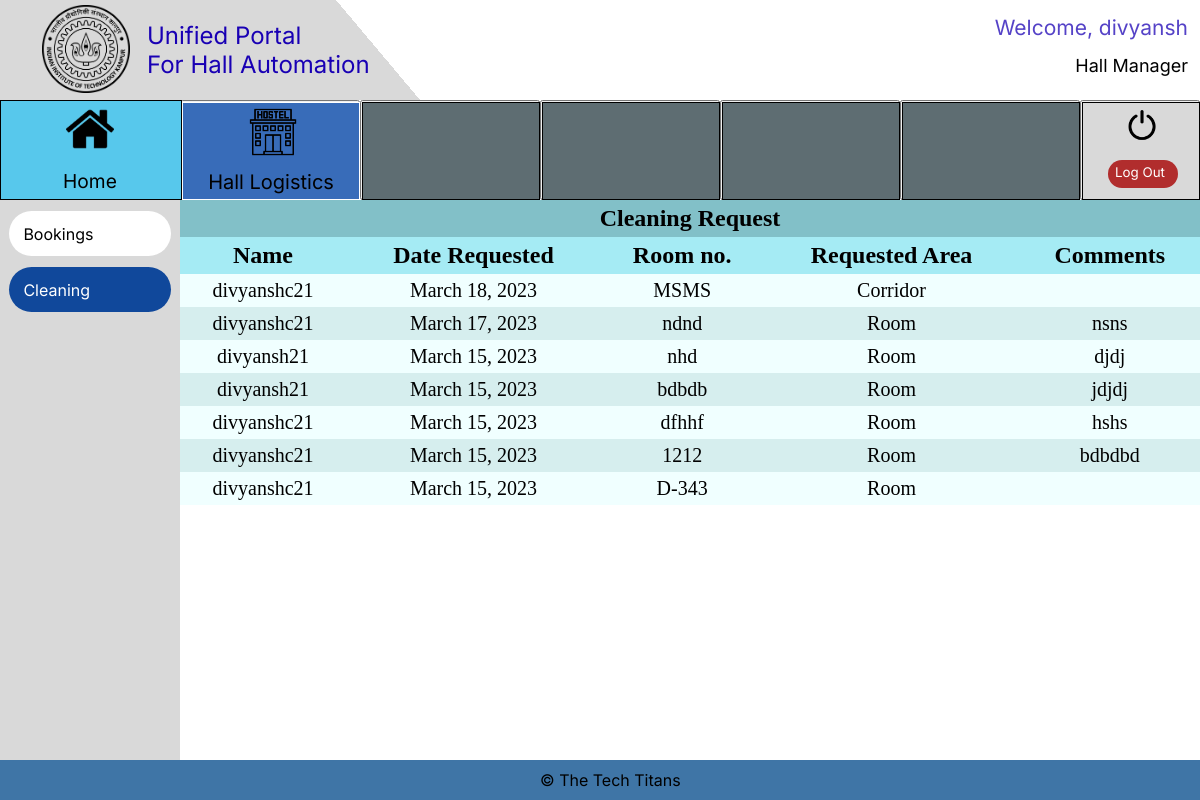
/Cleaning/Cleaning_hall (signed in), run on the app's committed database.
### Login/models.py (models this page shows, shortened)
class User_class(AbstractBaseUser):
    is_admin = models.BooleanField(default=False)
    objects = UserManager()
    name = models.CharField(max_length=50)
    Designation_Choices = (('Student','Student'),('Hall Manager','Hall Manager'),('Mess Manager','Mess Manager'),('Canteen Manager','Canteen Manager'), ('Sports Secy', 'Sports Secy'))
    designation = models.CharField(
        max_length=15,
        choices=Designation_Choices,
    )
    username = models.CharField(max_length=20, unique=True, blank=True)
    USERNAME_FIELD = 'username'
    REQUIRED_FIELDS = ['name', 'designation']

### Cleaning/models.py (models this page shows)
class Cleaning_Request (models.Model):
    User_Name = models.CharField (max_length = 30) #check maxlength later
    Room = models.TextField(max_length=15,default="Not Given")
    Done = models.BooleanField(default=False)
    Place = models.CharField(max_length=10,default="Not Given")
    comments = models.TextField(max_length=200)
    Cleaning_DateTime = models.DateTimeField()

### Cleaning/views.py (the view)
# urls.py: path('Cleaning_hall', views.Cleaning_hall, name='Cleaning_hall'),
def Cleaning_hall(request):
    if request.user.is_authenticated:
        if request.user.designation == "Hall Manager":
            request_list = Cleaning_Request.objects.filter( Done=False )
            return render(request, 'Cleaning_hall.html', context= {'lodging': request_list})
        else:
            return render(request,"Error.html")
    else:
        return render(request,"Error.html")

### Cleaning/templates/Cleaning_hall.html (shortened to what this page needs)
{%include "staff_base.html"%} {%load static%}
<html lang="en">
  <head>
    <link rel="stylesheet" href="{%static 'styles.css'%}" />
  </head>
  <body>
    <div class="main_div">
    <table cellspacing="0" cellpadding="5em">
      <tr>
        <th colspan = "8" style="font-size: 24px;text-align: center;background-color: rgba(
        62.92744293808937,
        153.59830677509308,
        165.96249371767044,
        0.6200000047683716
      );">Cleaning Request
    </th>
      </tr>
      <tr>
        <th>Name</th>
        <th>Date Requested</th>
        <th>Room no.</th>
        <th>Requested Area</th>
        <th>Comments</th>
      </tr>
      {% for i in lodging reversed%}
      <tr>
        <form method="post" action="Past_Request">
          <td>{{i.User_Name}}</td>
          <td>{{i.Cleaning_DateTime.date}}</td>
          <td>{{i.Room}}</td>
          <td>{{i.Place}}</td>
          <td>{{i.comments}}</td>
      </form>
      </tr>
      {% endfor %}
    </table>
  </div>
  </body>
</html>

### templates/staff_base.html (shortened to what this page needs)
<html lang="en">
  {%load static%}
<head>
  <link rel="stylesheet" href="{%static 'staff_base.css'%}">
</head>
<body>
  <div class=e1_141>
    <div class=e1_222>
      <div class="e1_223"></div>
      <span class="e1_225">© The Tech Titans</span>
    </div>
    <div class=e2_6>
      {% if request.path != "/Home" %}
      <div class="e1_220"></div>
      {% endif %}
      {% if request.path == "/Canteen/Owner_New_Order" or request.path == "/Canteen/Owner_Pending_Order" or request.path == "/Canteen/Owner_Modify_Menu" or request.path == "/Canteen/Owner_Students_Bill" or request.path == "/Canteen/Hall_Student_Bill" %}
      <a href="/Canteen/Owner_New_Order">
        <button class="e2_3 button3"{% if request.path == "/Canteen/Owner_New_Order" %} 	style="background-color:rgba(16.18099093437195, 71.84358090162277, 155.33750385046005, 1); color: white;" {% endif %}>Incoming Orders</span>
        </button>
      </a>
      </a>
      <a href="/Canteen/Owner_Pending_Order">
        <button class="e2_5 button3 " {% if request.path == "/Canteen/Owner_Pending_Order" %} 	style="background-color:rgba(16.18099093437195, 71.84358090162277, 155.33750385046005, 1); color: white;" {% endif %}>Pending Orders</span>
        </button>
      </a>
      <a href="/Canteen/Owner_Modify_Menu">
      <button class="e2_4 button3 " {% if request.path == "/Canteen/Owner_Modify_Menu" %} 	style="background-color:rgba(16.18099093437195, 71.84358090162277, 155.33750385046005, 1); color: white;" {% endif %}>Modify Menu</span>
      </button>
    </a>
    <a href="/Canteen/Owner_Students_Bill">
      <button class="e2_31 button3" {% if request.path == "/Canteen/Owner_Students_Bill" %} 	style="background-color:rgba(16.18099093437195, 71.84358090162277, 155.33750385046005, 1); color: white;" {% endif %}>Students' Bills</span>
      </button>
    </a>
    {% comment %} <a href="/Canteen/Hall_Student_Bill">
      <button class="e2_32 button3">
        <div class="e1_2632"{% if request.path == "/Canteen/Hall_Student_Bill" %} 	style="background-color:rgba(16.18099093437195, 71.84358090162277, 155.33750385046005, 1); color: white;" {% endif %}></div><span class="e1_2642">Student Bill</span>
      </button>
    </a> {% endcomment %}
      {% elif request.path == "/Booking/booking_manager" or request.path == "/Cleaning/Cleaning_hall" %}
      <a href="/Booking/booking_manager">
        <button class="e2_3 button3"{% if request.path == "/Booking/booking_manager" %} 	style="background-color:rgba(16.18099093437195, 71.84358090162277, 155.33750385046005, 1); color: white;" {% endif %}>Bookings
        </button>
      </a>
      <a href="/Cleaning/Cleaning_hall">
        <button class="e2_5 button3"{% if request.path == "/Cleaning/Cleaning_hall" %} 	style="background-color:rgba(16.18099093437195, 71.84358090162277, 155.33750385046005, 1); color: white;" {% endif %}>Cleaning
        </button>
      </a>
      {% endif %}
      </div>
      <div class=e2_7>
        <a href = "/Logout">
        <button class="e1_226 button2">
          <div class="e1_219"></div>
          <div class="e1_227"></div><span class="e1_228">Log Out</span>
          <div class="e1_229"></div>
        </button>
      </a>
        <button class="e1_230 button2">
          <div class="e1_231">
        </button>
        <button class="e1_238 button2">
          <div class="e1_239"></div>
        </button>
        <button class="e1_234 button2">
          <div class="e1_235"></div>
        </button>
        <button class="e1_242 button2">
          <div class="e1_243"></div>
        </button>
          {% if request.user.designation == "Hall Manager" %}
        <a href = "/Booking/booking_manager">
        <button class="e1_246 button2">
          <div class="e1_247"
          style="{% if request.path != "/Home"%}background-color:rgb(56, 108, 185); color: white;{% endif %}"</div><span class="e1_248">
            Hall Logistics
          </span>
            <div class="e1_249" style="background-image: url(/static/hostel.png);
            background-repeat:no-repeat; background-size:cover;" >
          </div>
        </button>
      </a>
          {% endif %}
        <a href="../../Home"
        <button class="e1_250 button2">
            <span class="e1_252">Home</span>
            <div class="e1_272"></div>
          <div class="e1_221"></div>
      </a>
    </div>
    <div class=e1_254><span class="e1_255">{{ request.user.designation }}</span><span class="e1_256">Welcome, {{ request.user.name}}</span></div>
  <div class=e1_258>
    <div class="e1_259"></div>
    <div class="e1_260"></div>
    <a href="../../Home">
    <button class="e1_261 button3">Unified Portal<br>
      For Hall Automation</button>
    </a>
    <a href = "https://iitk.ac.in/">
    <button class="e1_262 button3"></button></a>
  </div>
  </body>
  </html>

### templates/static/styles.css (style rules this page uses)
.main_div { width:85%; height: 70%; top:25%; left:15%; overflow-y: auto; position: absolute; }
table { width:100%; }
th { text-align: center; font-size: 24px; background-color: rgb(165, 235, 244); top: 0; position: sticky; }
td { text-align: center; font-size: 20px; }
table, th, td { border: none; }
tr:nth-child(even) { background-color: #D6EEEE; }
tr:nth-child(odd) { background-color:azure; }
th:nth-child(odd) { z-index: 1; }
th:nth-child(even) { z-index: 2; }

### templates/staff_base.html (style rules this page uses)
body { background: #E5E5E5; }

### Cleaning/templates/Cleaning_hall.html (style rules this page uses)
body { background: #e5e5e5; }

### data on the page
User_class: user.designation "Hall Manager", user.name "divyansh"
Cleaning_Request: User_Name "divyanshc21", Cleaning_DateTime "March 18, 2023", Room "MSMS", Place "Corridor"
Cleaning_Request: User_Name "divyanshc21", Cleaning_DateTime "March 17, 2023", Room "ndnd", Place "Room", comments "nsns"
Cleaning_Request: User_Name "divyansh21", Cleaning_DateTime "March 15, 2023", Room "nhd", Place "Room", comments "djdj"
Cleaning_Request: User_Name "divyansh21", Cleaning_DateTime "March 15, 2023", Room "bdbdb", Place "Room", comments "jdjdj"
Cleaning_Request: User_Name "divyanshc21", Cleaning_DateTime "March 15, 2023", Room "dfhhf", Place "Room", comments "hshs"
Cleaning_Request: User_Name "divyanshc21", Cleaning_DateTime "March 15, 2023", Room "1212", Place "Room", comments "bdbdbd"
Cleaning_Request: User_Name "divyanshc21", Cleaning_DateTime "March 15, 2023", Room "D-343", Place "Room"
